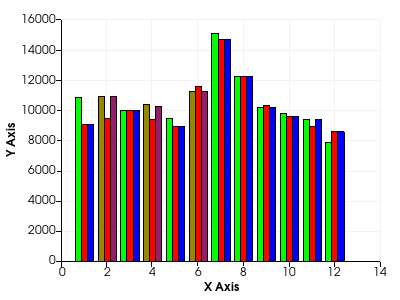

Write the Python code that produced this figure.
#!/usr/bin/env python
# Demonstrate bar graph selection highlighting using vtkIdTypeArray.

import vtkmodules.vtkInteractionStyle  # noqa: F401
import vtkmodules.vtkRenderingContextOpenGL2  # noqa: F401
import vtkmodules.vtkRenderingOpenGL2  # noqa: F401

from vtkmodules.vtkChartsCore import vtkChartXY
from vtkmodules.vtkCommonCore import vtkIdTypeArray, vtkIntArray
from vtkmodules.vtkCommonDataModel import vtkTable
from vtkmodules.vtkRenderingContext2D import vtkContextActor
from vtkmodules.vtkRenderingCore import (
    vtkRenderWindow,
    vtkRenderWindowInteractor,
    vtkRenderer,
)

# Monthly circulation data.
data_2008 = [10822, 10941, 9979, 10370, 9460, 11228, 15093, 12231, 10160, 9816, 9384, 7892]
data_2009 = [9058, 9474, 9979, 9408, 8900, 11569, 14688, 12231, 10294, 9585, 8957, 8590]
data_2010 = [9058, 10941, 9979, 10270, 8900, 11228, 14688, 12231, 10160, 9585, 9384, 8590]

# Create a table with some points in it.
table = vtkTable()

arr_month = vtkIntArray()
arr_month.SetName("Month")
table.AddColumn(arr_month)

arr_2008 = vtkIntArray()
arr_2008.SetName("2008")
table.AddColumn(arr_2008)

arr_2009 = vtkIntArray()
arr_2009.SetName("2009")
table.AddColumn(arr_2009)

arr_2010 = vtkIntArray()
arr_2010.SetName("2010")
table.AddColumn(arr_2010)

table.SetNumberOfRows(12)
for i in range(12):
    table.SetValue(i, 0, i + 1)
    table.SetValue(i, 1, data_2008[i])
    table.SetValue(i, 2, data_2009[i])
    table.SetValue(i, 3, data_2010[i])

# Build a selection object.
selection = vtkIdTypeArray()
selection.InsertNextValue(1)
selection.InsertNextValue(3)
selection.InsertNextValue(5)

# Set up a chart.
chart = vtkChartXY()

plot = chart.AddPlot(vtkChartXY.BAR)
plot.SetInputData(table, 0, 1)
plot.SetColor(0, 255, 0, 255)
plot.SetSelection(selection)

plot = chart.AddPlot(vtkChartXY.BAR)
plot.SetInputData(table, 0, 2)
plot.SetColor(255, 0, 0, 255)

plot = chart.AddPlot(vtkChartXY.BAR)
plot.SetInputData(table, 0, 3)
plot.SetColor(0, 0, 255, 255)
plot.SetSelection(selection)

# Context actor and scene wiring.
context_actor = vtkContextActor()
context_actor.GetScene().AddItem(chart)

# Renderer
renderer = vtkRenderer()
renderer.SetBackground(1.0, 1.0, 1.0)
context_actor.GetScene().SetRenderer(renderer)
renderer.AddActor(context_actor)

# Window
render_window = vtkRenderWindow()
render_window.SetSize(400, 300)
render_window.SetMultiSamples(0)
render_window.AddRenderer(renderer)
render_window.SetWindowName("bar graph selection")

# Interactor
interactor = vtkRenderWindowInteractor()
interactor.SetRenderWindow(render_window)

interactor.Initialize()
interactor.Start()
